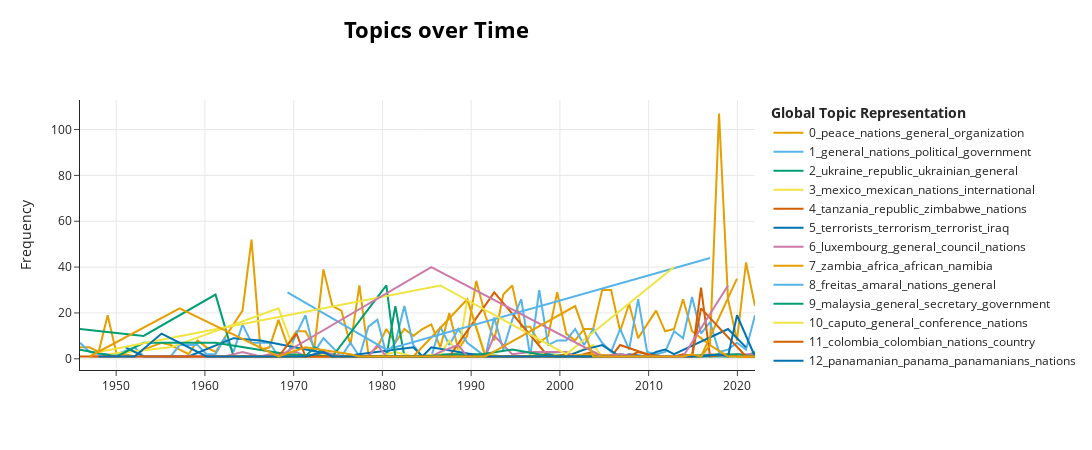

The code cell stored with this chart in its notebook:
### Code cell
# visualize topics over time
model.visualize_topics_over_time(topics_over_time, top_n_topics = N_TOP)
